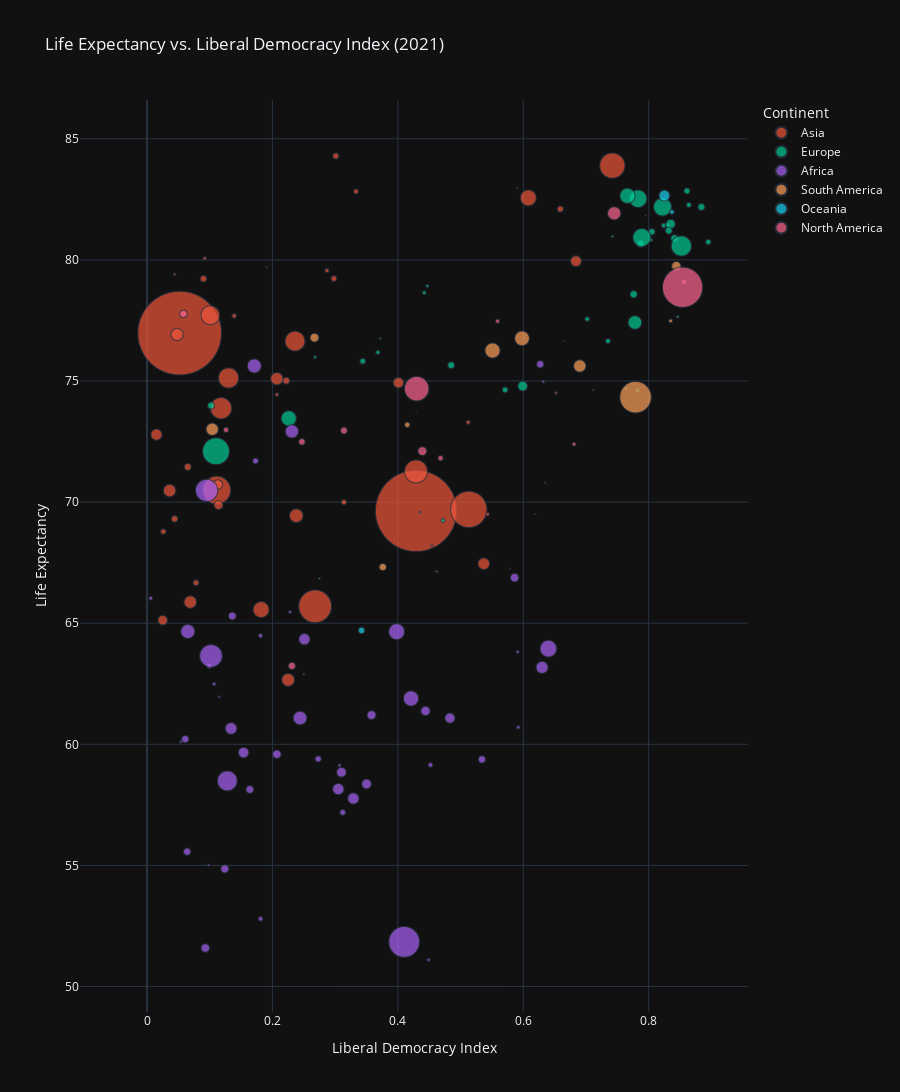

The code cell stored with this chart in its notebook:
### Code cell
# Clean the data by removing rows with NaN values in critical columns
df_cleaned = df.dropna(subset=['Liberal democracy index (best estimate, aggregate: average)', 
                               'Period life expectancy at birth - Sex: all - Age: 0'])


# Scale the population to increase the size of the points 
df_cleaned['Scaled Population'] = df_cleaned['Population (historical)'] / 1e6

# Create the scatter plot
fig = px.scatter(
    df_cleaned,
    x='Liberal democracy index (best estimate, aggregate: average)',
    y='Period life expectancy at birth - Sex: all - Age: 0',
    size='Scaled Population',  # Use the scaled population
    color='Continent',
    hover_name='Entity',
    size_max=200,  # Increase size_max to make points larger -- 200 worked the best
    title='Life Expectancy vs. Liberal Democracy Index (2021)',
    labels={
        'Liberal democracy index (best estimate, aggregate: average)': 'Liberal Democracy Index',
        'Period life expectancy at birth - Sex: all - Age: 0': 'Life Expectancy'
    }
)

# Update the layout
fig.update_layout(
    xaxis_title='Liberal Democracy Index',
    yaxis_title='Life Expectancy',
    legend_title='Continent',
    template='plotly_dark',
    height=1200
)

# Show the plot
fig.show()

### Figure 1 — Plotly figure (JSON) as saved in the notebook; plotly's stock layout.template omitted (floating-point values rounded to 4 significant figures)
{"data": [{"hovertemplate": "<b>%{hovertext}</b><br><br>Continent=Asia<br>Liberal Democracy Index=%{x}<br>Life Expectancy=%{y}<br>Scaled Population=%{marker.size}<extra></extra>", "hovertext": ["Afghanistan", "Armenia", "Azerbaijan", "Bahrain", "Bangladesh", "Bhutan", "Cambodia", "China", "East Timor", "Georgia", "Hong Kong", "India", "Indonesia", "Iran", "Iraq", "Israel", "Japan", "Jordan", "Kazakhstan", "Kuwait", "Kyrgyzstan", "Laos", "Lebanon", "Malaysia", "Maldives", "Mongolia", "Myanmar", "Nepal", "North Korea", "Oman", "Pakistan", "Philippines", "Qatar", "Saudi Arabia", "Singapore", "South Korea", "Sri Lanka", "Syria", "Taiwan", "Tajikistan", "Thailand", "Turkey", "Turkmenistan", "United Arab Emirates", "Uzbekistan", "Vietnam", "Yemen"], "legendgroup": "Asia", "marker": {"color": "#EF553B", "size": [33.83, 2.921, 9.753, 1.37, 159.4, 0.7406, 15.62, 1396.0, 1.205, 3.792, 7.366, 1328.0, 261.8, 82.62, 37.56, 8.053, 127.3, 9.545, 18.08, 3.834, 6.002, 6.802, 6.472, 31.23, 0.4282, 2.977, 51.09, 27.82, 25.58, 4.185, 217.3, 105.3, 2.427, 29.97, 5.525, 50.98, 21.73, 19.42, 23.53, 8.644, 70.54, 80.01, 6.216, 8.675, 30.75, 92.82, 31.16], "sizemode": "area", "sizeref": 0.1989, "symbol": "circle"}, "mode": "markers", "name": "Asia", "showlegend": true, "type": "scattergl", "x": [0.225, 0.207, 0.065, 0.044, 0.111, 0.485, 0.114, 0.052, 0.462, 0.512, 0.301, 0.429, 0.513, 0.13, 0.238, 0.659, 0.742, 0.222, 0.113, 0.287, 0.314, 0.078, 0.298, 0.207, 0.191, 0.543, 0.182, 0.537, 0.015, 0.139, 0.268, 0.429, 0.092, 0.048, 0.333, 0.608, 0.401, 0.025, 0.684, 0.044, 0.101, 0.236, 0.026, 0.09, 0.036, 0.118, 0.069], "xaxis": "x", "y": [62.66, 74.44, 71.45, 79.4, 70.49, 70.34, 69.87, 76.98, 67.14, 73.3, 84.29, 69.64, 69.7, 75.12, 69.44, 82.1, 83.89, 75.01, 70.73, 79.56, 70.0, 66.67, 79.23, 75.09, 79.7, 69.5, 65.56, 67.46, 72.78, 77.69, 65.7, 71.27, 80.06, 76.92, 82.83, 82.56, 74.93, 65.12, 79.95, 69.31, 77.72, 76.65, 68.78, 79.22, 70.48, 73.88, 65.87], "yaxis": "y"}, {"hovertemplate": "<b>%{hovertext}</b><br><br>Continent=Europe<br>Liberal Democracy Index=%{x}<br>Life Expectancy=%{y}<br>Scaled Population=%{marker.size}<extra></extra>", "hovertext": ["Albania", "Austria", "Belarus", "Belgium", "Bosnia and Herzegovina", "Bulgaria", "Croatia", "Cyprus", "Czechia", "Denmark", "Estonia", "Finland", "France", "Germany", "Greece", "Hungary", "Iceland", "Ireland", "Italy", "Kosovo", "Latvia", "Lithuania", "Luxembourg", "Malta", "Moldova", "Montenegro", "Netherlands", "North Macedonia", "Norway", "Poland", "Portugal", "Romania", "Russia", "Serbia", "Slovakia", "Slovenia", "Spain", "Sweden", "Switzerland", "Ukraine", "United Kingdom"], "legendgroup": "Europe", "marker": {"color": "#00cc96", "size": [2.899, 8.644, 9.487, 11.28, 3.519, 7.178, 4.184, 1.22, 10.52, 5.684, 1.315, 5.48, 64.92, 82.08, 10.82, 9.839, 0.331, 4.702, 60.58, 1.779, 1.978, 2.906, 0.5695, 0.445, 3.287, 0.6281, 17.11, 1.98, 5.19, 38.27, 10.37, 19.87, 145.3, 7.177, 5.42, 2.06, 46.68, 9.799, 8.284, 45.78, 65.38], "sizemode": "area", "sizeref": 0.1989, "symbol": "circle"}, "mode": "markers", "name": "Europe", "showlegend": true, "type": "scattergl", "x": [0.442, 0.805, 0.102, 0.841, 0.368, 0.571, 0.702, 0.742, 0.776, 0.895, 0.846, 0.824, 0.822, 0.852, 0.787, 0.485, 0.785, 0.83, 0.783, 0.447, 0.764, 0.782, 0.795, 0.59, 0.472, 0.372, 0.835, 0.268, 0.864, 0.778, 0.832, 0.599, 0.11, 0.344, 0.735, 0.804, 0.766, 0.884, 0.861, 0.226, 0.789], "xaxis": "x", "y": [78.64, 81.16, 73.99, 80.89, 76.18, 74.63, 77.56, 80.97, 78.58, 80.74, 77.66, 81.42, 82.19, 80.57, 80.67, 75.65, 82.35, 81.42, 82.53, 78.92, 74.69, 74.61, 81.84, 82.96, 69.24, 76.76, 81.48, 75.98, 82.27, 77.42, 81.21, 74.79, 72.1, 75.82, 76.65, 80.82, 82.65, 82.18, 82.85, 73.46, 80.92], "yaxis": "y"}, {"hovertemplate": "<b>%{hovertext}</b><br><br>Continent=Africa<br>Liberal Democracy Index=%{x}<br>Life Expectancy=%{y}<br>Scaled Population=%{marker.size}<extra></extra>", "hovertext": ["Algeria", "Angola", "Benin", "Botswana", "Burkina Faso", "Burundi", "Cameroon", "Cape Verde", "Central African Republic", "Chad", "Comoros", "Congo", "Cote d'Ivoire", "Democratic Republic of Congo", "Djibouti", "Egypt", "Equatorial Guinea", "Eritrea", "Eswatini", "Ethiopia", "Gabon", "Gambia", "Ghana", "Guinea", "Guinea-Bissau", "Kenya", "Lesotho", "Liberia", "Libya", "Madagascar", "Malawi", "Mali", "Mauritania", "Mauritius", "Morocco", "Mozambique", "Namibia", "Niger", "Nigeria", "Rwanda", "Sao Tome and Principe", "Senegal", "Seychelles", "Sierra Leone", "Somalia", "South Africa", "South Sudan", "Sudan", "Tanzania", "Togo", "Tunisia", "Uganda", "Zambia", "Zimbabwe"], "legendgroup": "Africa", "marker": {"color": "#ab63fa", "size": [40.02, 28.16, 11.36, 2.203, 18.78, 11.05, 22.76, 0.5124, 4.629, 14.65, 0.7267, 5.098, 25.25, 81.04, 1.02, 99.6, 1.454, 3.106, 1.143, 103.9, 2.041, 2.225, 28.7, 11.77, 1.786, 47.09, 2.105, 4.659, 6.532, 25.43, 17.09, 18.59, 3.966, 1.292, 34.61, 26.55, 2.374, 19.94, 190.7, 11.64, 0.2003, 14.59, 0.1072, 7.038, 13.81, 56.72, 11.11, 40.02, 52.02, 7.663, 11.4, 37.53, 16.4, 14.4], "sizemode": "area", "sizeref": 0.1989, "symbol": "circle"}, "mode": "markers", "name": "Africa", "showlegend": true, "type": "scattergl", "x": [0.171, 0.134, 0.534, 0.591, 0.31, 0.061, 0.154, 0.712, 0.181, 0.093, 0.25, 0.099, 0.329, 0.128, 0.115, 0.095, 0.054, 0.006, 0.098, 0.102, 0.228, 0.107, 0.63, 0.164, 0.307, 0.421, 0.449, 0.452, 0.173, 0.251, 0.444, 0.35, 0.181, 0.632, 0.231, 0.305, 0.592, 0.483, 0.41, 0.136, 0.579, 0.586, 0.429, 0.312, 0.124, 0.64, 0.064, 0.065, 0.398, 0.273, 0.627, 0.244, 0.358, 0.207], "xaxis": "x", "y": [75.62, 60.65, 59.38, 63.82, 58.85, 60.22, 59.66, 74.62, 52.79, 51.59, 62.9, 63.23, 57.76, 58.49, 61.96, 70.48, 60.1, 66.03, 55.02, 63.65, 65.46, 62.49, 63.18, 58.13, 59.13, 61.89, 51.1, 59.15, 71.7, 64.34, 61.38, 58.36, 64.48, 74.98, 72.92, 58.15, 60.7, 61.08, 51.84, 65.3, 67.25, 66.88, 73.7, 57.19, 54.86, 63.95, 55.57, 64.66, 64.65, 59.4, 75.69, 61.09, 61.21, 59.59], "yaxis": "y"}, {"hovertemplate": "<b>%{hovertext}</b><br><br>Continent=South America<br>Liberal Democracy Index=%{x}<br>Life Expectancy=%{y}<br>Scaled Population=%{marker.size}<extra></extra>", "hovertext": ["Argentina", "Bolivia", "Brazil", "Chile", "Colombia", "Ecuador", "Guyana", "Paraguay", "Peru", "Suriname", "Uruguay", "Venezuela"], "legendgroup": "South America", "marker": {"color": "#FFA15A", "size": [43.48, 11.01, 201.7, 18.05, 46.97, 16.27, 0.7588, 6.159, 30.46, 0.5816, 3.368, 30.57], "sizemode": "area", "sizeref": 0.1989, "symbol": "circle"}, "mode": "markers", "name": "South America", "showlegend": true, "type": "scattergl", "x": [0.598, 0.376, 0.779, 0.844, 0.551, 0.267, 0.454, 0.415, 0.69, 0.635, 0.835, 0.104], "xaxis": "x", "y": [76.76, 67.32, 74.33, 79.75, 76.26, 76.79, 68.2, 73.19, 75.62, 70.8, 77.48, 73.01], "yaxis": "y"}, {"hovertemplate": "<b>%{hovertext}</b><br><br>Continent=Oceania<br>Liberal Democracy Index=%{x}<br>Life Expectancy=%{y}<br>Scaled Population=%{marker.size}<extra></extra>", "hovertext": ["Australia", "Fiji", "New Zealand", "Papua New Guinea", "Solomon Islands", "Vanuatu"], "legendgroup": "Oceania", "marker": {"color": "#19d3f3", "size": [23.95, 0.9186, 4.614, 8.743, 0.6394, 0.2661], "sizemode": "area", "sizeref": 0.1989, "symbol": "circle"}, "mode": "markers", "name": "Oceania", "showlegend": true, "type": "scattergl", "x": [0.825, 0.275, 0.837, 0.342, 0.436, 0.619], "xaxis": "x", "y": [82.66, 66.84, 81.98, 64.7, 69.58, 69.51], "yaxis": "y"}, {"hovertemplate": "<b>%{hovertext}</b><br><br>Continent=North America<br>Liberal Democracy Index=%{x}<br>Life Expectancy=%{y}<br>Scaled Population=%{marker.size}<extra></extra>", "hovertext": ["Barbados", "Canada", "Costa Rica", "Cuba", "Dominican Republic", "El Salvador", "Guatemala", "Haiti", "Honduras", "Jamaica", "Mexico", "Nicaragua", "Panama", "Trinidad and Tobago", "United States"], "legendgroup": "North America", "marker": {"color": "#FF6692", "size": [0.279, 35.96, 4.818, 11.28, 10.43, 6.184, 15.97, 10.52, 9.237, 2.803, 121.1, 6.149, 3.96, 1.429, 326.1], "sizemode": "area", "sizeref": 0.1989, "symbol": "circle"}, "mode": "markers", "name": "North America", "showlegend": true, "type": "scattergl", "x": [0.664, 0.745, 0.856, 0.058, 0.314, 0.468, 0.439, 0.231, 0.247, 0.681, 0.43, 0.126, 0.559, 0.652, 0.854], "xaxis": "x", "y": [76.65, 81.92, 79.09, 77.77, 72.95, 71.81, 72.1, 63.24, 72.49, 72.39, 74.68, 72.98, 77.47, 74.5, 78.87], "yaxis": "y"}], "layout": {"height": 1200, "legend": {"itemsizing": "constant", "title": {"text": "Continent"}, "tracegroupgap": 0}, "title": {"text": "Life Expectancy vs. Liberal Democracy Index (2021)"}, "xaxis": {"anchor": "y", "domain": [0, 1], "title": {"text": "Liberal Democracy Index"}}, "yaxis": {"anchor": "x", "domain": [0, 1], "title": {"text": "Life Expectancy"}}}}
